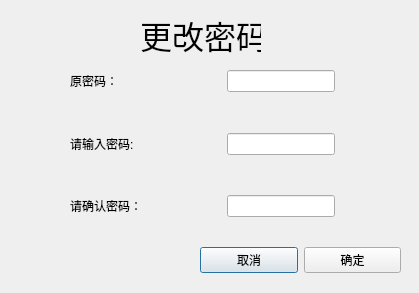
<?xml version="1.0" encoding="UTF-8"?>
<ui version="4.0">
 <class>passwordChangeDialog</class>
 <widget class="QDialog" name="passwordChangeDialog">
  <property name="geometry">
   <rect>
    <x>0</x>
    <y>0</y>
    <width>419</width>
    <height>293</height>
   </rect>
  </property>
  <property name="windowTitle">
   <string>Dialog</string>
  </property>
  <widget class="QLabel" name="label">
   <property name="geometry">
    <rect>
     <x>140</x>
     <y>10</y>
     <width>121</width>
     <height>51</height>
    </rect>
   </property>
   <property name="text">
    <string>&lt;html&gt;&lt;head/&gt;&lt;body&gt;&lt;p align=&quot;center&quot;&gt;&lt;span style=&quot; font-size:24pt;&quot;&gt;更改密码&lt;/span&gt;&lt;/p&gt;&lt;/body&gt;&lt;/html&gt;</string>
   </property>
  </widget>
  <widget class="QWidget" name="layoutWidget">
   <property name="geometry">
    <rect>
     <x>200</x>
     <y>240</y>
     <width>201</width>
     <height>41</height>
    </rect>
   </property>
   <layout class="QHBoxLayout" name="horizontalLayout_3">
    <item>
     <widget class="QPushButton" name="cancelButton">
      <property name="text">
       <string>取消</string>
      </property>
     </widget>
    </item>
    <item>
     <widget class="QPushButton" name="okButton">
      <property name="text">
       <string>确定</string>
      </property>
     </widget>
    </item>
   </layout>
  </widget>
  <widget class="QWidget" name="">
   <property name="geometry">
    <rect>
     <x>70</x>
     <y>70</y>
     <width>265</width>
     <height>147</height>
    </rect>
   </property>
   <layout class="QVBoxLayout" name="verticalLayout">
    <item>
     <layout class="QHBoxLayout" name="horizontalLayout_4">
      <item>
       <widget class="QLabel" name="label_4">
        <property name="text">
         <string>原密码：</string>
        </property>
       </widget>
      </item>
      <item>
       <spacer name="horizontalSpacer_3">
        <property name="orientation">
         <enum>Qt::Horizontal</enum>
        </property>
        <property name="sizeHint" stdset="0">
         <size>
          <width>40</width>
          <height>20</height>
         </size>
        </property>
       </spacer>
      </item>
      <item>
       <widget class="QLineEdit" name="prePasswordEdit"/>
      </item>
     </layout>
    </item>
    <item>
     <spacer name="verticalSpacer_2">
      <property name="orientation">
       <enum>Qt::Vertical</enum>
      </property>
      <property name="sizeHint" stdset="0">
       <size>
        <width>18</width>
        <height>18</height>
       </size>
      </property>
     </spacer>
    </item>
    <item>
     <layout class="QHBoxLayout" name="horizontalLayout">
      <item>
       <widget class="QLabel" name="label_2">
        <property name="text">
         <string>请输入密码:</string>
        </property>
       </widget>
      </item>
      <item>
       <spacer name="horizontalSpacer">
        <property name="orientation">
         <enum>Qt::Horizontal</enum>
        </property>
        <property name="sizeHint" stdset="0">
         <size>
          <width>40</width>
          <height>20</height>
         </size>
        </property>
       </spacer>
      </item>
      <item>
       <widget class="QLineEdit" name="passwordEdit"/>
      </item>
     </layout>
    </item>
    <item>
     <spacer name="verticalSpacer">
      <property name="orientation">
       <enum>Qt::Vertical</enum>
      </property>
      <property name="sizeHint" stdset="0">
       <size>
        <width>18</width>
        <height>18</height>
       </size>
      </property>
     </spacer>
    </item>
    <item>
     <layout class="QHBoxLayout" name="horizontalLayout_2">
      <item>
       <widget class="QLabel" name="label_3">
        <property name="text">
         <string>请确认密码：</string>
        </property>
       </widget>
      </item>
      <item>
       <spacer name="horizontalSpacer_2">
        <property name="orientation">
         <enum>Qt::Horizontal</enum>
        </property>
        <property name="sizeHint" stdset="0">
         <size>
          <width>40</width>
          <height>20</height>
         </size>
        </property>
       </spacer>
      </item>
      <item>
       <widget class="QLineEdit" name="passwordEdit_2"/>
      </item>
     </layout>
    </item>
   </layout>
  </widget>
 </widget>
 <resources/>
 <connections/>
</ui>
